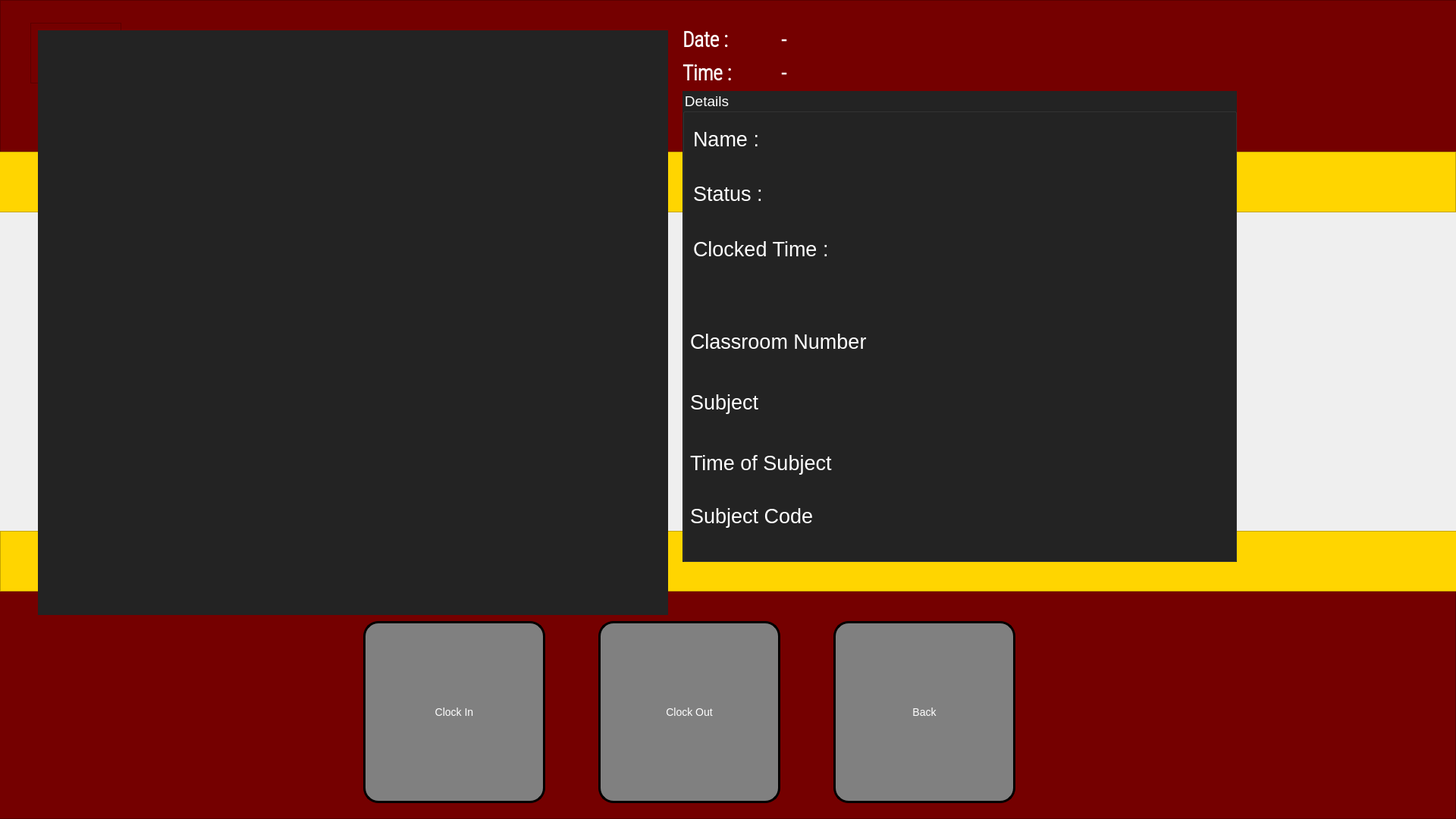
<?xml version="1.0" encoding="UTF-8"?>
<ui version="4.0">
 <class>OutputDialog</class>
 <widget class="QDialog" name="OutputDialog">
  <property name="geometry">
   <rect>
    <x>0</x>
    <y>0</y>
    <width>1920</width>
    <height>1080</height>
   </rect>
  </property>
  <property name="minimumSize">
   <size>
    <width>1920</width>
    <height>1080</height>
   </size>
  </property>
  <property name="maximumSize">
   <size>
    <width>1920</width>
    <height>1080</height>
   </size>
  </property>
  <property name="font">
   <font>
    <family>Calibri</family>
    <weight>75</weight>
    <bold>true</bold>
   </font>
  </property>
  <property name="windowTitle">
   <string>Face Recognition Attendance App</string>
  </property>
  <property name="windowIcon">
   <iconset>
    <normaloff>../../Users/JULIAN/Downloads/UNI.png</normaloff>../../Users/JULIAN/Downloads/UNI.png</iconset>
  </property>
  <property name="windowOpacity">
   <double>1.000000000000000</double>
  </property>
  <property name="autoFillBackground">
   <bool>false</bool>
  </property>
  <property name="styleSheet">
   <string notr="true"/>
  </property>
  <property name="sizeGripEnabled">
   <bool>false</bool>
  </property>
  <widget class="QLabel" name="imgLabel">
   <property name="geometry">
    <rect>
     <x>50</x>
     <y>40</y>
     <width>831</width>
     <height>771</height>
    </rect>
   </property>
   <property name="minimumSize">
    <size>
     <width>831</width>
     <height>771</height>
    </size>
   </property>
   <property name="maximumSize">
    <size>
     <width>640</width>
     <height>480</height>
    </size>
   </property>
   <property name="styleSheet">
    <string notr="true">background-color: rgb(35, 35, 35);
border-color: rgb(0, 0, 0);
</string>
   </property>
   <property name="text">
    <string/>
   </property>
  </widget>
  <widget class="QWidget" name="gridLayoutWidget">
   <property name="geometry">
    <rect>
     <x>900</x>
     <y>30</y>
     <width>391</width>
     <height>88</height>
    </rect>
   </property>
   <layout class="QGridLayout" name="gridLayout_2">
    <property name="spacing">
     <number>0</number>
    </property>
    <item row="1" column="0">
     <widget class="QLabel" name="label_2">
      <property name="font">
       <font>
        <family>Roboto Condensed Light</family>
        <pointsize>20</pointsize>
        <weight>75</weight>
        <bold>true</bold>
       </font>
      </property>
      <property name="styleSheet">
       <string notr="true">background-color: rgb(117, 0, 0);
color: rgb(255, 255, 255);</string>
      </property>
      <property name="text">
       <string>Time :</string>
      </property>
     </widget>
    </item>
    <item row="0" column="0">
     <widget class="QLabel" name="label">
      <property name="enabled">
       <bool>true</bool>
      </property>
      <property name="font">
       <font>
        <family>Roboto Condensed Light</family>
        <pointsize>20</pointsize>
        <weight>75</weight>
        <bold>true</bold>
       </font>
      </property>
      <property name="styleSheet">
       <string notr="true">background-color: rgb(117, 0, 0);
color: rgb(255, 255, 255);</string>
      </property>
      <property name="text">
       <string>Date :</string>
      </property>
     </widget>
    </item>
    <item row="0" column="1" colspan="2">
     <widget class="QLabel" name="Date_Label">
      <property name="font">
       <font>
        <family>Roboto Condensed Light</family>
        <pointsize>20</pointsize>
        <weight>75</weight>
        <bold>true</bold>
       </font>
      </property>
      <property name="styleSheet">
       <string notr="true">background-color: rgb(117, 0, 0);
color: rgb(255, 255, 255);
</string>
      </property>
      <property name="text">
       <string>-</string>
      </property>
     </widget>
    </item>
    <item row="1" column="1" colspan="2">
     <widget class="QLabel" name="Time_Label">
      <property name="font">
       <font>
        <family>Roboto Condensed Light</family>
        <pointsize>20</pointsize>
        <weight>75</weight>
        <bold>true</bold>
       </font>
      </property>
      <property name="styleSheet">
       <string notr="true">background-color: rgb(117, 0, 0);
color: rgb(255, 255, 255);</string>
      </property>
      <property name="text">
       <string>-</string>
      </property>
     </widget>
    </item>
   </layout>
  </widget>
  <widget class="QGroupBox" name="groupBox">
   <property name="geometry">
    <rect>
     <x>900</x>
     <y>120</y>
     <width>731</width>
     <height>621</height>
    </rect>
   </property>
   <property name="font">
    <font>
     <family>Arial</family>
     <pointsize>14</pointsize>
     <weight>50</weight>
     <bold>false</bold>
    </font>
   </property>
   <property name="styleSheet">
    <string notr="true">color: rgb(170, 0, 0);
color: rgb(120, 0, 0);
color: rgb(255, 255, 255);
background-color: rgb(35, 35, 35);</string>
   </property>
   <property name="title">
    <string>Details</string>
   </property>
   <widget class="QWidget" name="verticalLayoutWidget">
    <property name="geometry">
     <rect>
      <x>14</x>
      <y>30</y>
      <width>228</width>
      <height>211</height>
     </rect>
    </property>
    <property name="font">
     <font>
      <family>Arial</family>
      <pointsize>14</pointsize>
     </font>
    </property>
    <layout class="QVBoxLayout" name="verticalLayout">
     <item>
      <widget class="QLabel" name="label_3">
       <property name="font">
        <font>
         <family>MS Shell Dlg 2</family>
         <pointsize>20</pointsize>
         <weight>9</weight>
         <italic>false</italic>
         <bold>false</bold>
        </font>
       </property>
       <property name="styleSheet">
        <string notr="true">font: 75 20pt &quot;MS Shell Dlg 2&quot;;</string>
       </property>
       <property name="text">
        <string>Name : </string>
       </property>
      </widget>
     </item>
     <item>
      <widget class="QLabel" name="label_4">
       <property name="font">
        <font>
         <family>MS Shell Dlg 2</family>
         <pointsize>20</pointsize>
         <weight>9</weight>
         <italic>false</italic>
         <bold>false</bold>
        </font>
       </property>
       <property name="styleSheet">
        <string notr="true">font: 75 20pt &quot;MS Shell Dlg 2&quot;;</string>
       </property>
       <property name="text">
        <string>Status :</string>
       </property>
      </widget>
     </item>
     <item>
      <widget class="QLabel" name="label_5">
       <property name="font">
        <font>
         <family>MS Shell Dlg 2</family>
         <pointsize>20</pointsize>
         <weight>9</weight>
         <italic>false</italic>
         <bold>false</bold>
        </font>
       </property>
       <property name="styleSheet">
        <string notr="true">font: 75 20pt &quot;MS Shell Dlg 2&quot;;</string>
       </property>
       <property name="text">
        <string>Clocked Time : </string>
       </property>
      </widget>
     </item>
    </layout>
   </widget>
   <widget class="QWidget" name="verticalLayoutWidget_2">
    <property name="geometry">
     <rect>
      <x>240</x>
      <y>30</y>
      <width>231</width>
      <height>211</height>
     </rect>
    </property>
    <property name="font">
     <font>
      <family>Arial</family>
      <pointsize>14</pointsize>
     </font>
    </property>
    <layout class="QVBoxLayout" name="verticalLayout_2">
     <item>
      <widget class="QLabel" name="NameLabel">
       <property name="font">
        <font>
         <family>Arial</family>
         <pointsize>14</pointsize>
         <weight>50</weight>
         <italic>false</italic>
         <bold>false</bold>
        </font>
       </property>
       <property name="styleSheet">
        <string notr="true">font: 14pt &quot;Arial&quot;;</string>
       </property>
       <property name="text">
        <string/>
       </property>
      </widget>
     </item>
     <item>
      <widget class="QLabel" name="StatusLabel">
       <property name="font">
        <font>
         <family>Arial</family>
         <pointsize>14</pointsize>
         <weight>50</weight>
         <bold>false</bold>
        </font>
       </property>
       <property name="text">
        <string/>
       </property>
      </widget>
     </item>
     <item>
      <layout class="QHBoxLayout" name="horizontalLayout_2">
       <item>
        <widget class="QLabel" name="HoursLabel">
         <property name="font">
          <font>
           <family>MS Shell Dlg 2</family>
           <pointsize>20</pointsize>
           <weight>9</weight>
           <italic>false</italic>
           <bold>false</bold>
          </font>
         </property>
         <property name="styleSheet">
          <string notr="true">font: 75 20pt &quot;MS Shell Dlg 2&quot;;</string>
         </property>
         <property name="text">
          <string/>
         </property>
        </widget>
       </item>
       <item>
        <widget class="QLabel" name="MinLabel">
         <property name="font">
          <font>
           <family>MS Shell Dlg 2</family>
           <pointsize>20</pointsize>
           <weight>9</weight>
           <italic>false</italic>
           <bold>false</bold>
          </font>
         </property>
         <property name="styleSheet">
          <string notr="true">font: 75 20pt &quot;MS Shell Dlg 2&quot;;</string>
         </property>
         <property name="text">
          <string/>
         </property>
        </widget>
       </item>
      </layout>
     </item>
    </layout>
   </widget>
   <widget class="QLabel" name="label_7">
    <property name="geometry">
     <rect>
      <x>10</x>
      <y>310</y>
      <width>291</width>
      <height>41</height>
     </rect>
    </property>
    <property name="font">
     <font>
      <family>MS Shell Dlg 2</family>
      <pointsize>20</pointsize>
      <weight>9</weight>
      <italic>false</italic>
      <bold>false</bold>
     </font>
    </property>
    <property name="styleSheet">
     <string notr="true">font: 75 20pt &quot;MS Shell Dlg 2&quot;;</string>
    </property>
    <property name="text">
     <string>Classroom Number</string>
    </property>
   </widget>
   <widget class="QLabel" name="label_8">
    <property name="geometry">
     <rect>
      <x>10</x>
      <y>390</y>
      <width>151</width>
      <height>41</height>
     </rect>
    </property>
    <property name="font">
     <font>
      <family>MS Shell Dlg 2</family>
      <pointsize>20</pointsize>
      <weight>9</weight>
      <italic>false</italic>
      <bold>false</bold>
     </font>
    </property>
    <property name="styleSheet">
     <string notr="true">font: 75 20pt &quot;MS Shell Dlg 2&quot;;</string>
    </property>
    <property name="text">
     <string>Subject</string>
    </property>
   </widget>
   <widget class="QLabel" name="label_9">
    <property name="geometry">
     <rect>
      <x>10</x>
      <y>470</y>
      <width>241</width>
      <height>41</height>
     </rect>
    </property>
    <property name="font">
     <font>
      <family>MS Shell Dlg 2</family>
      <pointsize>20</pointsize>
      <weight>9</weight>
      <italic>false</italic>
      <bold>false</bold>
     </font>
    </property>
    <property name="styleSheet">
     <string notr="true">font: 75 20pt &quot;MS Shell Dlg 2&quot;;</string>
    </property>
    <property name="text">
     <string>Time of Subject</string>
    </property>
   </widget>
   <widget class="QLabel" name="classroomnumber">
    <property name="geometry">
     <rect>
      <x>310</x>
      <y>310</y>
      <width>161</width>
      <height>41</height>
     </rect>
    </property>
    <property name="font">
     <font>
      <family>MS Shell Dlg 2</family>
      <pointsize>20</pointsize>
      <weight>9</weight>
      <italic>false</italic>
      <bold>false</bold>
     </font>
    </property>
    <property name="styleSheet">
     <string notr="true">font: 75 20pt &quot;MS Shell Dlg 2&quot;;</string>
    </property>
    <property name="text">
     <string/>
    </property>
   </widget>
   <widget class="QLabel" name="subject">
    <property name="geometry">
     <rect>
      <x>260</x>
      <y>390</y>
      <width>171</width>
      <height>41</height>
     </rect>
    </property>
    <property name="font">
     <font>
      <family>Arial</family>
      <pointsize>14</pointsize>
      <weight>50</weight>
      <italic>false</italic>
      <bold>false</bold>
     </font>
    </property>
    <property name="styleSheet">
     <string notr="true">font: 14pt &quot;Arial&quot;;</string>
    </property>
    <property name="text">
     <string/>
    </property>
   </widget>
   <widget class="QLabel" name="subject_time">
    <property name="geometry">
     <rect>
      <x>260</x>
      <y>550</y>
      <width>341</width>
      <height>41</height>
     </rect>
    </property>
    <property name="font">
     <font>
      <family>Arial</family>
      <pointsize>14</pointsize>
      <weight>50</weight>
      <italic>false</italic>
      <bold>false</bold>
     </font>
    </property>
    <property name="styleSheet">
     <string notr="true">font: 14pt &quot;Arial&quot;;</string>
    </property>
    <property name="text">
     <string/>
    </property>
   </widget>
   <widget class="QLabel" name="label_10">
    <property name="geometry">
     <rect>
      <x>10</x>
      <y>540</y>
      <width>221</width>
      <height>41</height>
     </rect>
    </property>
    <property name="font">
     <font>
      <family>MS Shell Dlg 2</family>
      <pointsize>20</pointsize>
      <weight>9</weight>
      <italic>false</italic>
      <bold>false</bold>
     </font>
    </property>
    <property name="styleSheet">
     <string notr="true">font: 75 20pt &quot;MS Shell Dlg 2&quot;;</string>
    </property>
    <property name="text">
     <string>Subject Code</string>
    </property>
   </widget>
   <widget class="QLabel" name="subject_code">
    <property name="geometry">
     <rect>
      <x>260</x>
      <y>470</y>
      <width>371</width>
      <height>41</height>
     </rect>
    </property>
    <property name="font">
     <font>
      <family>MS Shell Dlg 2</family>
      <pointsize>20</pointsize>
      <weight>9</weight>
      <italic>false</italic>
      <bold>false</bold>
     </font>
    </property>
    <property name="styleSheet">
     <string notr="true">font: 75 20pt &quot;MS Shell Dlg 2&quot;;</string>
    </property>
    <property name="text">
     <string/>
    </property>
   </widget>
  </widget>
  <widget class="QFrame" name="frame">
   <property name="geometry">
    <rect>
     <x>0</x>
     <y>0</y>
     <width>1921</width>
     <height>201</height>
    </rect>
   </property>
   <property name="styleSheet">
    <string notr="true">background-color: rgb(117, 0, 0);</string>
   </property>
   <property name="frameShape">
    <enum>QFrame::StyledPanel</enum>
   </property>
   <property name="frameShadow">
    <enum>QFrame::Raised</enum>
   </property>
   <widget class="QFrame" name="frame_5">
    <property name="geometry">
     <rect>
      <x>40</x>
      <y>30</y>
      <width>120</width>
      <height>80</height>
     </rect>
    </property>
    <property name="frameShape">
     <enum>QFrame::StyledPanel</enum>
    </property>
    <property name="frameShadow">
     <enum>QFrame::Raised</enum>
    </property>
   </widget>
  </widget>
  <widget class="QFrame" name="frame_3">
   <property name="geometry">
    <rect>
     <x>-1</x>
     <y>200</y>
     <width>1921</width>
     <height>80</height>
    </rect>
   </property>
   <property name="styleSheet">
    <string notr="true">background-color: rgb(255, 213, 0);</string>
   </property>
   <property name="frameShape">
    <enum>QFrame::StyledPanel</enum>
   </property>
   <property name="frameShadow">
    <enum>QFrame::Raised</enum>
   </property>
  </widget>
  <widget class="QFrame" name="frame_4">
   <property name="geometry">
    <rect>
     <x>0</x>
     <y>700</y>
     <width>1921</width>
     <height>80</height>
    </rect>
   </property>
   <property name="styleSheet">
    <string notr="true">background-color: rgb(255, 213, 0);</string>
   </property>
   <property name="frameShape">
    <enum>QFrame::StyledPanel</enum>
   </property>
   <property name="frameShadow">
    <enum>QFrame::Raised</enum>
   </property>
  </widget>
  <widget class="QFrame" name="frame_2">
   <property name="geometry">
    <rect>
     <x>-1</x>
     <y>779</y>
     <width>1921</width>
     <height>301</height>
    </rect>
   </property>
   <property name="styleSheet">
    <string notr="true">background-color: rgb(117, 0, 0);</string>
   </property>
   <property name="frameShape">
    <enum>QFrame::StyledPanel</enum>
   </property>
   <property name="frameShadow">
    <enum>QFrame::Raised</enum>
   </property>
   <widget class="QPushButton" name="backButton">
    <property name="geometry">
     <rect>
      <x>1100</x>
      <y>40</y>
      <width>240</width>
      <height>240</height>
     </rect>
    </property>
    <property name="minimumSize">
     <size>
      <width>240</width>
      <height>240</height>
     </size>
    </property>
    <property name="styleSheet">
     <string notr="true">QPushButton { border-radius: 20px; background-color: grey; color: white; font-size: 14px; border: 3px solid black; transition: background-color 1s; }
QPushButton:hover { background-color: gold; color: black; font-size: 18px; border: 3px solid black;}</string>
    </property>
    <property name="text">
     <string>Back</string>
    </property>
   </widget>
   <widget class="QPushButton" name="ClockOutButton">
    <property name="geometry">
     <rect>
      <x>790</x>
      <y>40</y>
      <width>240</width>
      <height>240</height>
     </rect>
    </property>
    <property name="minimumSize">
     <size>
      <width>240</width>
      <height>240</height>
     </size>
    </property>
    <property name="maximumSize">
     <size>
      <width>300</width>
      <height>40</height>
     </size>
    </property>
    <property name="font">
     <font>
      <family>Arial</family>
      <pointsize>-1</pointsize>
      <weight>50</weight>
      <italic>false</italic>
      <bold>false</bold>
     </font>
    </property>
    <property name="cursor">
     <cursorShape>ArrowCursor</cursorShape>
    </property>
    <property name="styleSheet">
     <string notr="true">QPushButton { border-radius: 20px; background-color: grey; color: white; font-size: 14px; border: 3px solid black; transition: background-color 1s; }
QPushButton:hover { background-color: gold; color: black; font-size: 18px; border: 3px solid black;}</string>
    </property>
    <property name="text">
     <string>Clock Out</string>
    </property>
    <property name="checkable">
     <bool>true</bool>
    </property>
    <property name="flat">
     <bool>false</bool>
    </property>
   </widget>
   <widget class="QPushButton" name="ClockInButton">
    <property name="geometry">
     <rect>
      <x>480</x>
      <y>40</y>
      <width>240</width>
      <height>240</height>
     </rect>
    </property>
    <property name="minimumSize">
     <size>
      <width>240</width>
      <height>240</height>
     </size>
    </property>
    <property name="maximumSize">
     <size>
      <width>300</width>
      <height>40</height>
     </size>
    </property>
    <property name="font">
     <font>
      <family>Arial</family>
      <pointsize>-1</pointsize>
      <weight>50</weight>
      <italic>false</italic>
      <bold>false</bold>
     </font>
    </property>
    <property name="styleSheet">
     <string notr="true">QPushButton { border-radius: 20px; background-color: grey; color: white; font-size: 14px; border: 3px solid black; transition: background-color 1s; }
QPushButton:hover { background-color: gold; color: black; font-size: 18px; border: 3px solid black;}</string>
    </property>
    <property name="text">
     <string>Clock In</string>
    </property>
    <property name="checkable">
     <bool>true</bool>
    </property>
   </widget>
  </widget>
  <widget class="QLabel" name="label_6">
   <property name="geometry">
    <rect>
     <x>0</x>
     <y>280</y>
     <width>960</width>
     <height>421</height>
    </rect>
   </property>
   <property name="text">
    <string/>
   </property>
   <property name="pixmap">
    <pixmap>UPHSD-Las-Pinas (1).jpg</pixmap>
   </property>
  </widget>
  <widget class="QLabel" name="label_11">
   <property name="geometry">
    <rect>
     <x>910</x>
     <y>280</y>
     <width>1011</width>
     <height>421</height>
    </rect>
   </property>
   <property name="text">
    <string/>
   </property>
   <property name="pixmap">
    <pixmap>UPHSD-Las-Pinas (1).jpg</pixmap>
   </property>
  </widget>
  <zorder>frame</zorder>
  <zorder>frame_3</zorder>
  <zorder>label_11</zorder>
  <zorder>label_6</zorder>
  <zorder>frame_2</zorder>
  <zorder>frame_4</zorder>
  <zorder>gridLayoutWidget</zorder>
  <zorder>imgLabel</zorder>
  <zorder>groupBox</zorder>
 </widget>
 <resources/>
 <connections/>
</ui>
